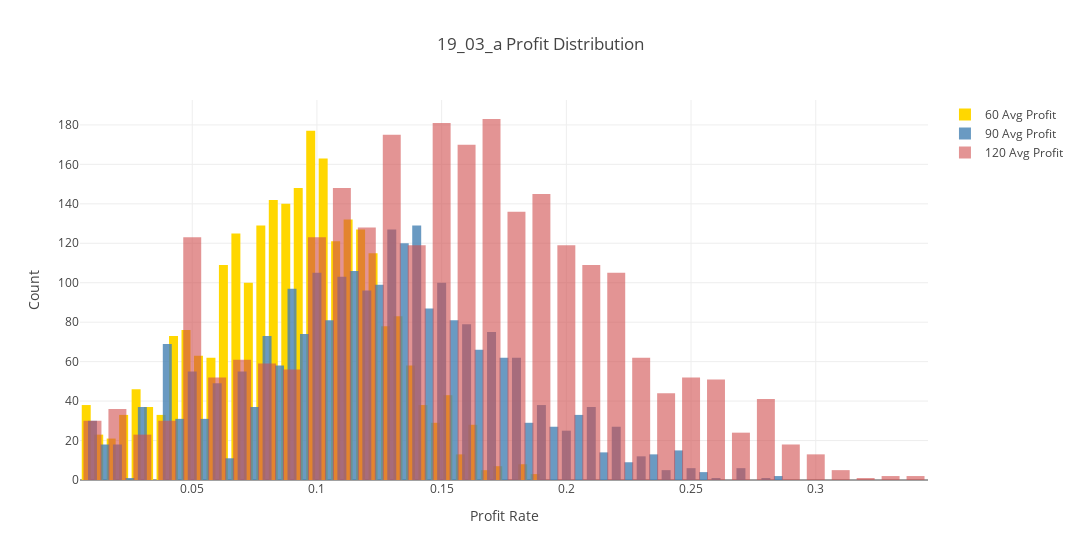
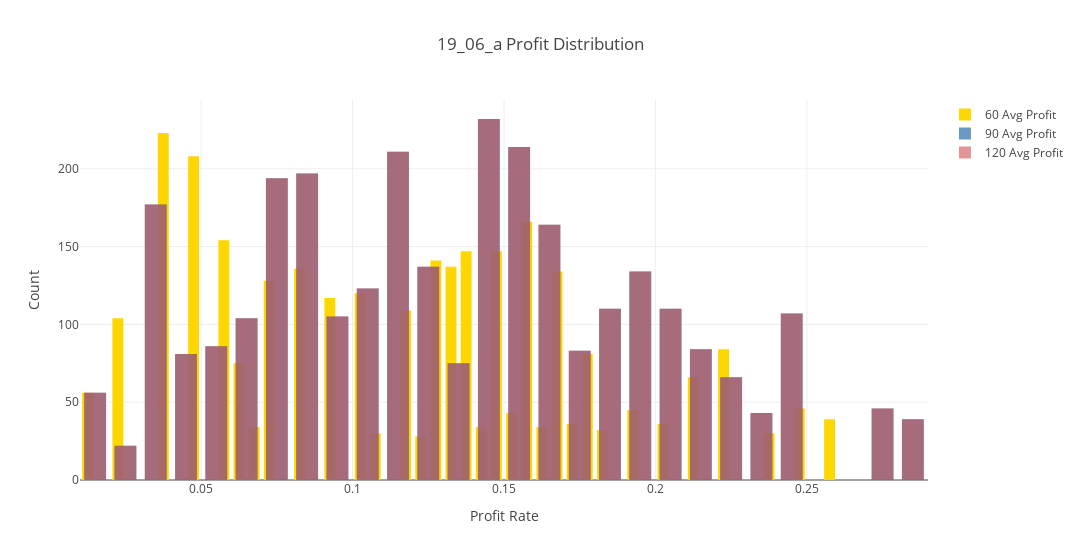
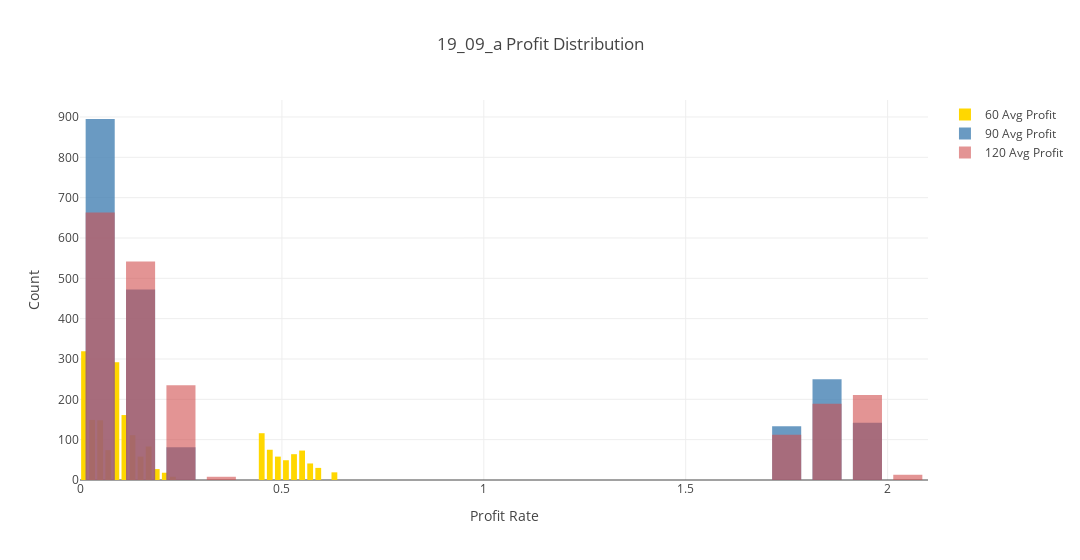
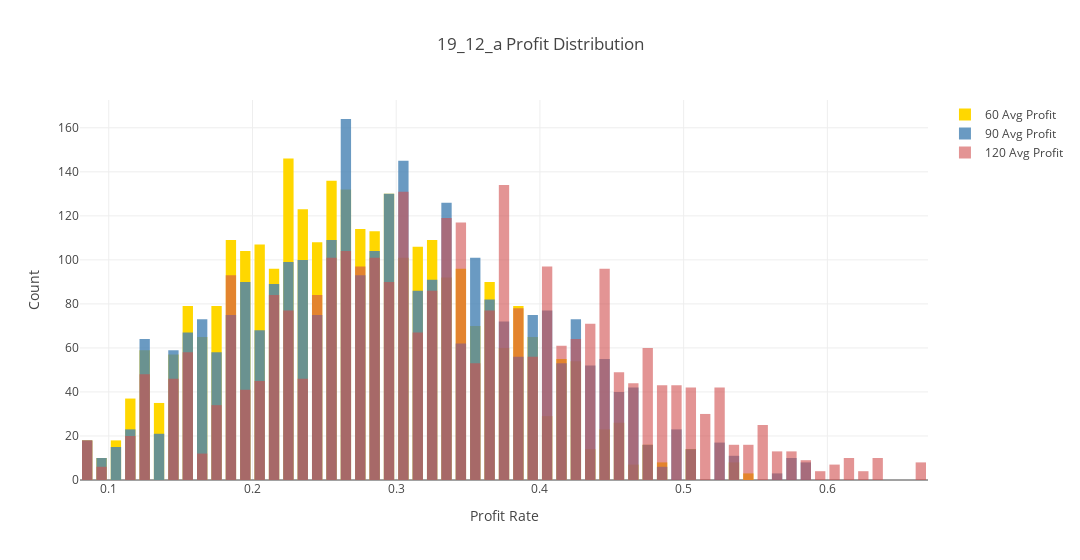

Notebook cell for these charts, in order:
### Code cell
ind = 0
for res in res_list:
    res = res[res.apply(np.sum,axis=1)!=0]
    res_name = res_name_list[ind][4:] 
    fig1 = go.Figure()
    fig1.add_trace(
        go.Histogram(
            x = res.profit_avg_60.values, 
            name = '60 Avg Profit', 
            marker_color = '#FFD700',
            opacity = 1,
        )
    )
    fig1.add_trace(
        go.Histogram(
            x = res.profit_avg_90.values, 
            name = '90 Avg Profit', 
            marker_color = '#4682B4',
            opacity = 0.8,
        )
    )
    fig1.add_trace(
        go.Histogram(
            x = res.profit_avg_120.values, 
            name = '120 Avg Profit', 
            marker_color = '#d14e4e',
            opacity = 0.6,
        )
    )
    fig1.update_layout(
            title_text='{} Profit Distribution'.format(res_name), # title of plot
            xaxis_title_text='Profit Rate', # xaxis label
            yaxis_title_text='Count', # yaxis label
            width=1080,
            # height=540,
            bargap=0.2, # gap between bars of adjacent location coordinates
            bargroupgap=0.1, # gap between bars of the same location coordinates
            barmode='overlay',
            template="gridon",)
    fig1.show()

    fig2 = go.Figure()
    fig2.add_trace(
        go.Histogram(
            x = res.profit_avg_60.values, 
            name = '60 Avg Profit', 
            marker_color = '#FFD700',
            opacity = 1,
        )
    )
    fig2.add_trace(
        go.Histogram(
            x = res.profit_avg_90.values, 
            name = '90 Avg Profit', 
            marker_color = '#4682B4',
            opacity = 0.8,
        )
    )
    fig2.update_layout(
            title_text='{} Profit Distribution'.format(res_name), # title of plot
            xaxis_title_text='Profit Rate', # xaxis label
            yaxis_title_text='Count', # yaxis label
            width=1080,
            # height=540,
            bargap=0.2, # gap between bars of adjacent location coordinates
            bargroupgap=0.1, # gap between bars of the same location coordinates
            barmode='overlay',
            template="gridon",)

    fig3 = go.Figure()
    fig3.add_trace(
        go.Histogram(
            x = res.profit_avg_60.values, 
            name = '60 Avg Profit', 
            marker_color = '#FFD700',
            opacity = 1,
        )
    )
    fig3.add_trace(
        go.Histogram(
            x = res.profit_avg_120.values, 
            name = '120 Avg Profit', 
            marker_color = '#d14e4e',
            opacity = 0.6,
        )
    )
    fig3.update_layout(
            title_text='{} Profit Distribution'.format(res_name), # title of plot
            xaxis_title_text='Profit Rate', # xaxis label
            yaxis_title_text='Count', # yaxis label
            width=1080,
            # height=540,
            bargap=0.2, # gap between bars of adjacent location coordinates
            bargroupgap=0.1, # gap between bars of the same location coordinates
            barmode='overlay',
            template="gridon",)

    fig4 = go.Figure()
    fig4.add_trace(
        go.Histogram(
            x = res.profit_avg_90.values, 
            name = '90 Avg Profit', 
            marker_color = '#4682B4',
            opacity = 0.8,
        )
    )
    fig4.add_trace(
        go.Histogram(
            x = res.profit_avg_120.values, 
            name = '120 Avg Profit', 
            marker_color = '#d14e4e',
            opacity = 0.6,
        )
    )
    fig4.update_layout(
            title_text='{} Profit Distribution'.format(res_name), # title of plot
            xaxis_title_text='Profit Rate', # xaxis label
            yaxis_title_text='Count', # yaxis label
            width=1080,
            # height=540,
            bargap=0.2, # gap between bars of adjacent location coordinates
            bargroupgap=0.1, # gap between bars of the same location coordinates
            barmode='overlay',
            template="gridon",)
    fig1.write_image("results_plot/{}_fig1.png".format(res_name))
    fig2.write_image("results_plot/{}_fig2.png".format(res_name))
    fig3.write_image("results_plot/{}_fig3.png".format(res_name))
    fig4.write_image("results_plot/{}_fig4.png".format(res_name))
    ind += 1

### Figure 1 — Plotly figure (JSON) as saved in the notebook; plotly's stock layout.template omitted (floating-point values rounded to 4 significant figures; data arrays with more than 128 entries replaced by an {"elided": "..."} marker saying what was removed)
{"data": [{"marker": {"color": "#FFD700"}, "name": "60 Avg Profit", "opacity": 1, "type": "histogram", "x": {"elided": "2626 float values"}}, {"marker": {"color": "#4682B4"}, "name": "90 Avg Profit", "opacity": 0.8, "type": "histogram", "x": {"elided": "2626 float values"}}, {"marker": {"color": "#d14e4e"}, "name": "120 Avg Profit", "opacity": 0.6, "type": "histogram", "x": {"elided": "2626 float values"}}], "layout": {"bargap": 0.2, "bargroupgap": 0.1, "barmode": "overlay", "title": {"text": "19_03_a Profit Distribution"}, "width": 1080, "xaxis": {"title": {"text": "Profit Rate"}}, "yaxis": {"title": {"text": "Count"}}}}

### Figure 2 — Plotly figure (JSON) as saved in the notebook; plotly's stock layout.template omitted (floating-point values rounded to 4 significant figures; data arrays with more than 128 entries replaced by an {"elided": "..."} marker saying what was removed)
{"data": [{"marker": {"color": "#FFD700"}, "name": "60 Avg Profit", "opacity": 1, "type": "histogram", "x": {"elided": "3000 float values"}}, {"marker": {"color": "#4682B4"}, "name": "90 Avg Profit", "opacity": 0.8, "type": "histogram", "x": {"elided": "3000 float values"}}, {"marker": {"color": "#d14e4e"}, "name": "120 Avg Profit", "opacity": 0.6, "type": "histogram", "x": {"elided": "3000 float values"}}], "layout": {"bargap": 0.2, "bargroupgap": 0.1, "barmode": "overlay", "title": {"text": "19_06_a Profit Distribution"}, "width": 1080, "xaxis": {"title": {"text": "Profit Rate"}}, "yaxis": {"title": {"text": "Count"}}}}

### Figure 3 — Plotly figure (JSON) as saved in the notebook; plotly's stock layout.template omitted (floating-point values rounded to 4 significant figures; data arrays with more than 128 entries replaced by an {"elided": "..."} marker saying what was removed)
{"data": [{"marker": {"color": "#FFD700"}, "name": "60 Avg Profit", "opacity": 1, "type": "histogram", "x": {"elided": "1973 float values"}}, {"marker": {"color": "#4682B4"}, "name": "90 Avg Profit", "opacity": 0.8, "type": "histogram", "x": {"elided": "1973 float values"}}, {"marker": {"color": "#d14e4e"}, "name": "120 Avg Profit", "opacity": 0.6, "type": "histogram", "x": {"elided": "1973 float values"}}], "layout": {"bargap": 0.2, "bargroupgap": 0.1, "barmode": "overlay", "title": {"text": "19_09_a Profit Distribution"}, "width": 1080, "xaxis": {"title": {"text": "Profit Rate"}}, "yaxis": {"title": {"text": "Count"}}}}

### Figure 4 — Plotly figure (JSON) as saved in the notebook; plotly's stock layout.template omitted (floating-point values rounded to 4 significant figures; data arrays with more than 128 entries replaced by an {"elided": "..."} marker saying what was removed)
{"data": [{"marker": {"color": "#FFD700"}, "name": "60 Avg Profit", "opacity": 1, "type": "histogram", "x": {"elided": "3000 float values"}}, {"marker": {"color": "#4682B4"}, "name": "90 Avg Profit", "opacity": 0.8, "type": "histogram", "x": {"elided": "3000 float values"}}, {"marker": {"color": "#d14e4e"}, "name": "120 Avg Profit", "opacity": 0.6, "type": "histogram", "x": {"elided": "3000 float values"}}], "layout": {"bargap": 0.2, "bargroupgap": 0.1, "barmode": "overlay", "title": {"text": "19_12_a Profit Distribution"}, "width": 1080, "xaxis": {"title": {"text": "Profit Rate"}}, "yaxis": {"title": {"text": "Count"}}}}
